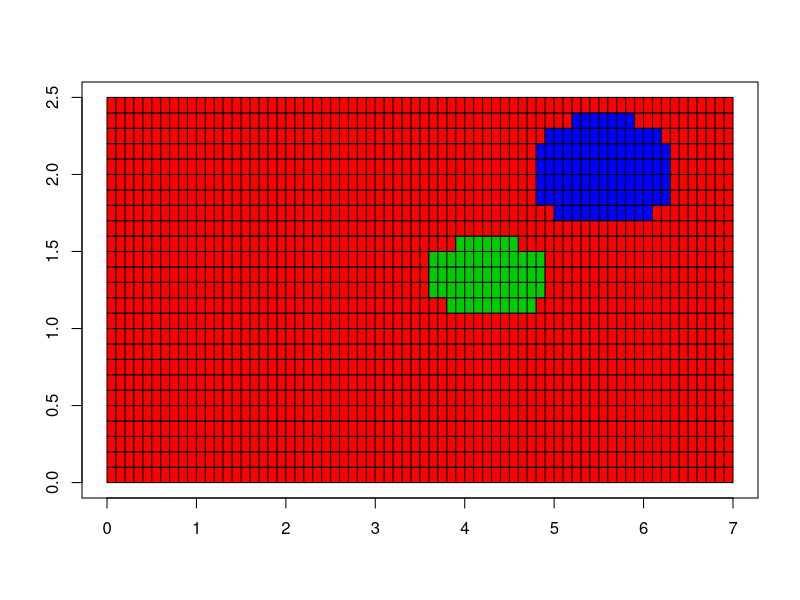
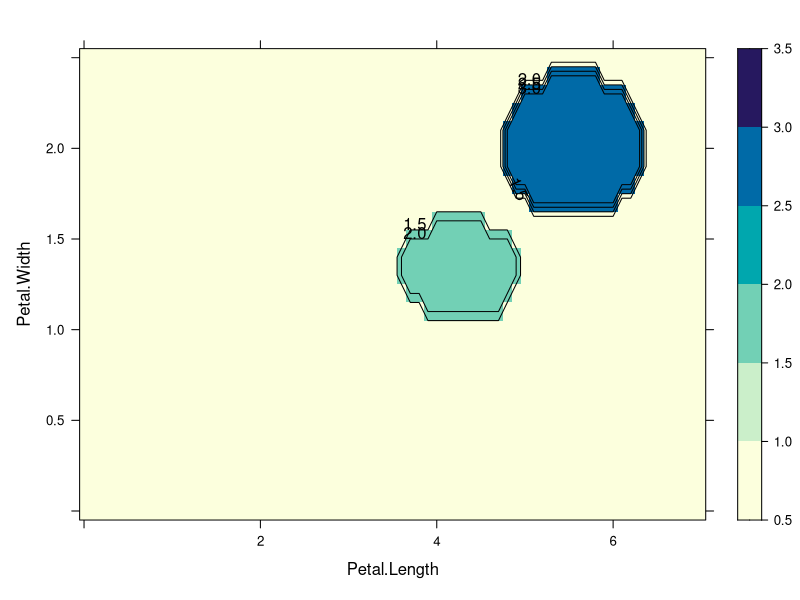
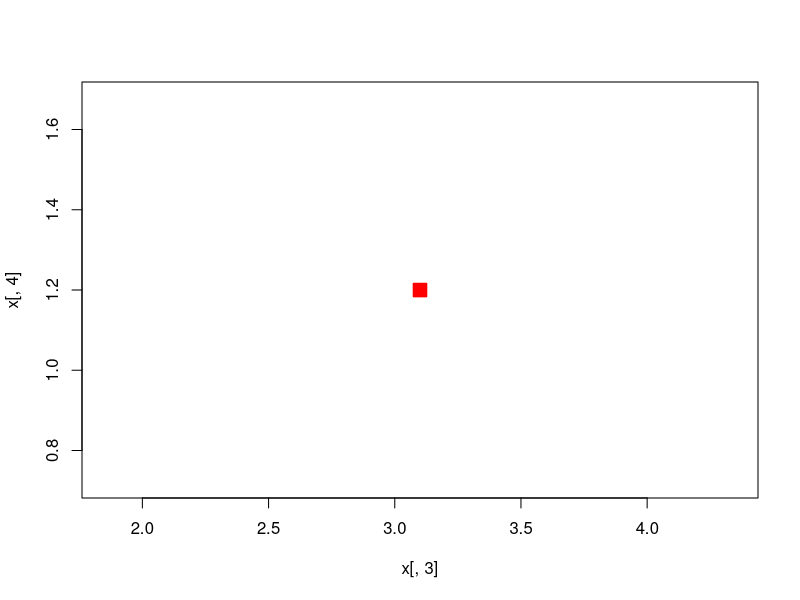

R code for these plots, in order:
library(lattice)

#возвращает датафрейм с мат. ожиданиями
#для всех признаков по всем классам
calc_mu <- function (features) {
  #features - датафрейм: вектора признаков - фактор классов
  
  #ответ
  ans <- data.frame()
  
  #колличество признаков
  l <- dim(features)[2]
  
  for(i in levels(features[, l])){
    
    #хранит признаки рассматриваемого класса
    tmp_slice <- features[features[,l] == i, ]
    
    #колличество объектов рассматриваемого класса
    m <- dim(tmp_slice)[1]
    
    #посчитанные мат ожидания для рассматриваемого класса
    mus_for_one <- vector()
    
    for(j in 1:(l - 1)) {
      mus_for_one <- cbind(mus_for_one, sum(tmp_slice[, j]) / m)
    }
    
    ans <- rbind(ans, c(mus_for_one, i))
  }
  names(ans) <- names(features)
  
  return(ans)
}

#возвращает датафрейм средне квадратичных отклонений
#для всех признаков по всем классам
calc_sigma <- function (features) {
  #features - датафрейм: вектора признаков - фактор классов
  
  #ответ
  ans <- data.frame()
  
  #колличество признаков
  l <- dim(features)[2]
  
  for(i in levels(features[, l])){
    
    #хранит признаки рассматриваемого класса
    tmp_slice <- features[features[,l] == i, ]
    
    #колличество объектов рассматриваемого класса
    m <- dim(tmp_slice)[1]
    
    #посчитанные мат ожидания для рассматриваемого класса
    disp_for_one <- vector()
    
    for(j in 1:(l - 1)) {
      #мат ожидание в квадрате
      double_mu <- (sum(tmp_slice[, j]) / m) ^ 2
      #мат ожидание от квадрата
      mu_from_double <- (sum(tmp_slice[, j] ^ 2) / m)
      
      disp_for_one <- cbind(disp_for_one, sqrt(mu_from_double - double_mu))
    }
    
    ans <- rbind(ans, c(disp_for_one, i))
  }
  
  names(ans) <- names(features)
  return(ans)
}

#возвращает датафрейм априорных вероятностей
calc_aprior_prob <- function(features) {
  m <- dim(features)[1]
  l <- dim(features)[2]
  
  tb <- table(features[,l]) / m
  
  tb <- data.frame(tb)
  ans <- tb[, 2:1]
  names(ans) <- c("aprior", names(features)[l])
  return(ans)
}

#формула плотности для одного признака
#из класса для ннбс
formula_tight <- function(Point, mu, tsigma) {
  mu <- as.numeric(mu)
  tsigma <- as.numeric(tsigma)
  for_exp <- (Point - mu)^2
  for_exp <- for_exp / (2 * tsigma ^ 2)
  
  #правая часть формулы
  rpart <- exp(-for_exp)
  
  #левая часть формулы.
  lpart <- 1 / (tsigma * sqrt(2 * pi))
  
  ans <- lpart * rpart
  
  return(ans)
  
}

#возвращаем плотность для точки
#для наивного байесовского классификатора
calc_tight <- function(feature, tclass, tmus, ttsigmas) {
  #feature - признаки, как строка дата фрейма
  #tmus - датафрейм мат ожиданий
  #ttsigmas - датафрейм среднеквадратичных отклонений
  #tclass - класс, проверяющийся
  
  #колличество признаков
  l <- dim(feature)[2]
  
  #выделить мат ожидание относящиеся к проеряемому классу
  tl <- dim(tmus)[2]
  mus <- tmus[tmus[, tl] == tclass, ]
  
  #выделить среднеквадратичные отклонения проверяемого класса
  tl <-dim(ttsigmas)[2]
  tsigmas <- ttsigmas[which(ttsigmas[,tl] == tclass) , ]
  
  
  
  #хранит суммы логарифмов плотностей
  tight_sum <- 0
  
  for(i in 1:l) {
    tmp <- formula_tight(feature[,i], mus[,i], tsigmas[,i])
    tight_sum <- tight_sum + log(tmp)
  }
  
  return(tight_sum)
}

#основной алгоритм наивного байеса.
naive_bias <- function(x, y, tlyambda = NA, tmu = NA, ttsigma = NA, taprior = NA) {
  #x - объект для классификации
  #y - выборка
  #tmu - матожиданий предоставленные пользователем.
  #ttsigma - сигмы предоставленные пользователем 
  #taprior - априорные вероятности предоставленные пользователем
  
  mu <- NA #мат ожидания
  tsigma <- NA #сигмы
  aprior <- NA #априорные вероятности
  lyambda <- NA #переменные штрафа за ошибку
  # print("ALAHAMORA")
  lvls <- levels(iris$Species)
  
  #условия проверяющие дал ли пользователь какие-нибудь начальные данные
  #если не дал, то высчитать самостоятельно
  if(is.na(tmu) == FALSE) {
    mu <- tmu
  } else {
    mu <- calc_mu(y)
  }
  
  if(is.na(ttsigma) == FALSE) {
    tsigma <- ttsigma 
  } else {
    tsigma <- calc_sigma(y)
  }
  
  if(is.na(taprior) == FALSE) {
    aprior <- taprior
  } else {
    aprior <- calc_aprior_prob(y)
  }
  
  #использовать датафрейм мат ожиданий, чтобы посчитать колличество классов
  l <- dim(mu)[1]
  
  if (is.na(tlyambda) == FALSE) {
    lyambda <- tlyambda
  } else {
    lyambda <- seq(1, l)
  }
  
  
  maxv <- -1 #начальный максимальный результат
  best_class <- aprior[1,2] #счтитаем клссом по умолчанию первый класс
  
  
  
  for (i in 1:l) {
    tclass <- aprior[i,2]
    aprior_part <- log(lyambda[i] * aprior[i, 1])
    tight_part <- calc_tight(x, tclass, mu, tsigma)
    
    united_part <- aprior_part + tight_part
    
    if(united_part > maxv) {
      maxv <- united_part
      best_class <- tclass
    }
  }
  
  maxv = exp(maxv)
  
  ans <- c(best_class, as.numeric(maxv))
  ans <- data.frame(ans[1], maxv)
  names(ans) <- c("class", "tig")
  
  return(ans)
}

make_map <- function(colors, classifier = naive_bias, k = NA, q = NA) {
  #
  
  # plot(1, type="n", xlab="", ylab="", xlim=c(0, 7), ylim=c(0, 2.5))
  # points(iris[, 3:4], pch = 22,
  #        bg = colors[iris$Species],
  #        col 
  #        = colors[iris$Species], asp = 1)
  
  i = 0
  j = 0
  
  
  tmps <- data.frame()
  
  while (i <= 7) {
    while(j < 2.6) {
      p <- iris[1, 1:(dim(iris)[2] - 1)]
      p[3] = i
      p[4] = j
      
      t <- classifier(p[,3:4], iris[,3:5])
      
      p <- cbind(p, t[1], t[2])
      # points(p[,3], p[,4], pch = 22,
      #        # bg = colors[p[, 5]],
      #        col = colors[p$class], alpha = p[,6])
      j <- j + 1/10
      
      tmps <- rbind(tmps, p)
    }
    i <- i + 1/10
    j <- 0
  }
  
  
  # print(tmps)
  # contourplot(tig ~ Petal.Length * Petal.Width, data = tmps, region = TRUE)
  # 
  return(tmps)
}

make_statistic_map <- function(point, classifier = naive_bias, color) {
  #
  
  plot(1, type="n", xlab="", ylab="", xlim=c(0, 7), ylim=c(0, 2.5))
  
  i = 0
  j = 0
  while (i <= 6.9) {
    while(j < 2.5) {
      p <- iris[1:4, 1:(dim(iris)[2] - 1)]
      p[1, 3] = i
      p[1, 4] = j
      
      p[2, 3] = i + 0.1
      p[2, 4] = j
      
      p[3, 3] = i + 0.1
      p[3, 4] = j + 0.1
      
      p[4, 3] = i
      p[4, 4] = j + 0.1
      
      tt <- data.frame()
      
      t <- classifier(p[1,3:4], iris[,3:5])
      tt <- rbind(tt, t)
      
      t <- classifier(p[2,3:4], iris[,3:5])
      tt <- rbind(tt, t)
      
      
      t <- classifier(p[3,3:4], iris[,3:5])
      tt <- rbind(tt, t)
      
      
      t <- classifier(p[4,3:4], iris[,3:5])
      tt <- rbind(tt, t)
      
      p <- cbind(p, tt)
      
      classes <- table(p$class)
      # points(p[,3], p[,4], pch = 21,
      #        # bg = colors[p[, 5]],
      #        col = colors[p$class], cex = as.numeric(p$tig) + 1)
      
      # print("kek")
      # print(levels(p$class))
      # print(classes)
      # print(names(which.max(classes)))
      
      nmn <- names(which.max(classes))
      # print(color[nmn])
      
      # print(which(p$class == nmn)[1])
      # 
      # nmn <- which(p$class == nmn)[1]
      # print(nmn)
      polygon(x = p$Petal.Length, y = p$Petal.Width, col = color[nmn])
      j <- j + 1/10
      
    }
    i <- i + 1/10
    j <- 0
  }
}


colors <- c("setosa" = "red", "versicolor" = "green3", 
            "virginica" = "blue", "na" = "yellow") 


colors2 <- c("1" = "red", "2" = "green3", 
            "3" = "blue", "na" = "yellow") 
make_map(colors)

aa <- make_map(colors)

make_statistic_map(aa, color = colors2)
aa

contourplot(class ~ Petal.Length * Petal.Width, data = aa, region = TRUE)


x <- iris[1, ]
x[,3] = 3.1
x[,4] = 1.2
x
# plot(iris[, 3:4], pch = 21, bg = colors[iris$Species], col 
#      = colors[iris$Species], asp = 1)
# 
# plot(1, type="n", xlab="", ylab="", xlim=c(0, 7), ylim=c(0, 2.5))
# points(iris[, 3:4], pch = 21, bg = colors[iris$Species], col 
#      = colors[iris$Species], asp = 1)

ans <- data.frame()
for(i in 1:dim(x)[1]) {
  ans <- rbind(ans, naive_bias(x[i, 3:4], iris[, 3:5]))
}

naive_bias(x[3:4], iris[, 3:5])

str(ans)

x <- cbind(x, ans)
x
plot(x[,3], x[,4], pch = 22, bg = colors[x[, 5]],
       col = colors[x[, 5]], cex = as.numeric(x[,6]) + 1)


points(x[,3], x[,4], pch = 22, bg = colors[x[, 5]],
     col = colors[x[, 5]], cex = x[,6] + 1)
